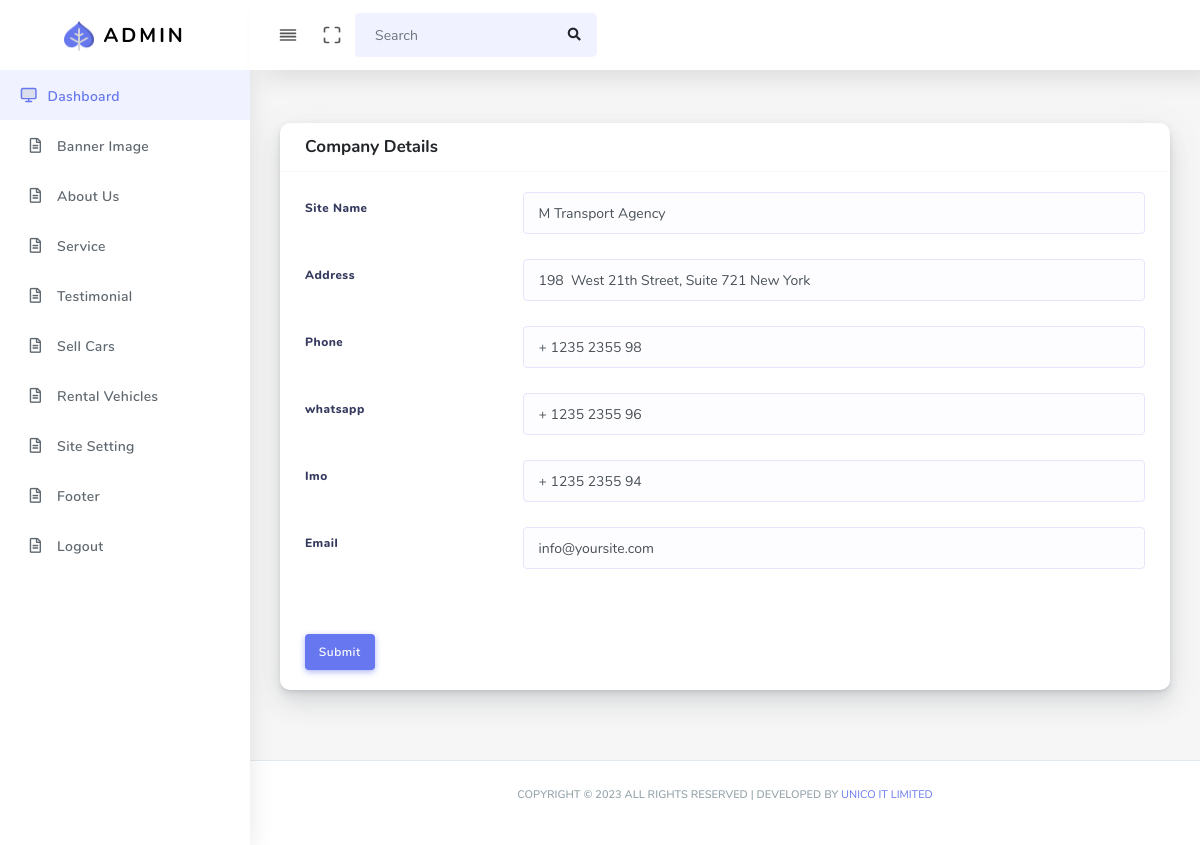
The page /admin/siteSetting.php on the database its author committed.
### tables this page shows
CREATE TABLE `sitesetting` (
  `id` int(11) NOT NULL,
  `logo` varchar(255) NOT NULL,
  `email` varchar(255) NOT NULL,
  `address` varchar(500) NOT NULL,
  `phone` varchar(266) NOT NULL,
  `name` varchar(122) NOT NULL,
  `whatsapp` varchar(266) NOT NULL,
  `imo` varchar(266) NOT NULL
);

### admin/siteSetting.php (the view)
<?php include("header.php");
   $sql = "SELECT * FROM sitesetting ORDER BY id ASC";
   $result = $conn->query($sql);
   if ($result->num_rows > 0) {
       while ($row = $result->fetch_assoc()) {
        $address=$row['address'];
        $phone=$row['phone'];
        $email=$row['email'];
        $name=$row['name'];
        $whatsapp=$row['whatsapp'];
        $imo=$row['imo'];
       }}
?>
<section class="section">
    <div class="section-body">
        <div class="row">
            <div class="col-12 col-md-12 col-lg-12">
                <div class="card">
                    <div class="card-header">
                        <h4>Company Details</h4>
                    </div>
                    <form action="siteSettingsupdate.php?id=1" method="post">
                        <div class="card-body">
                        <div class="form-group row">
                                <label class="col-sm-3 col-form-label"><strong>Site Name</strong></label>
                                <div class="col-sm-9">
                                    <input type="text" class="form-control" placeholder="Site Name" value="<?php echo $name?>" name="siteName" required>
                                </div>
                            </div>
                            <div class="form-group row">
                                <label class="col-sm-3 col-form-label"><strong>Address</strong></label>
                                <div class="col-sm-9">
                                    <input type="text" class="form-control" placeholder="Address" value="<?php echo $address?>" name="address" required>
                                </div>
                            </div>
                            <div class="form-group row">
                                <label class="col-sm-3 col-form-label"><strong>Phone</strong></label>
                                <div class="col-sm-9">
                                    <input type="text" class="form-control" placeholder="Phone" value="<?php echo $phone?>" name="phone" required>
                                </div>
                            </div>
                            <div class="form-group row">
                                <label class="col-sm-3 col-form-label"><strong>whatsapp</strong></label>
                                <div class="col-sm-9">
                                    <input type="text" class="form-control" placeholder="whatsapp" value="<?php echo $whatsapp?>" name="whatsapp" required>
                                </div>
                            </div>
                            <div class="form-group row">
                                <label class="col-sm-3 col-form-label"><strong>Imo</strong></label>
                                <div class="col-sm-9">
                                    <input type="text" class="form-control" placeholder="imo" value="<?php echo $imo?>" name="imo" required>
                                </div>
                            </div>
                            <div class="form-group row">
                                <label class="col-sm-3 col-form-label"><strong>Email</strong></label>
                                <div class="col-sm-9">
                                    <input type="text" class="form-control" placeholder="Email" value="<?php echo $email?>" name="email" required>
                                </div>
                            </div>
                        </div>
                        <div class="card-footer">
                            <button type="submit" class="btn btn-primary" name="uploadfile">Submit</button>
                        </div>
                    </form>
                </div>
            </div>
        </div>
    </div>
</section>
<?php include("footer.php"); ?>

### rows shown on the page
sitesetting: siteName "M Transport Agency", address "198 West 21th Street, Suite 721 New York", phone "+ 1235 2355 98", whatsapp "+ 1235 2355 96", imo "+ 1235 2355 94", email "info@yoursite.com"
